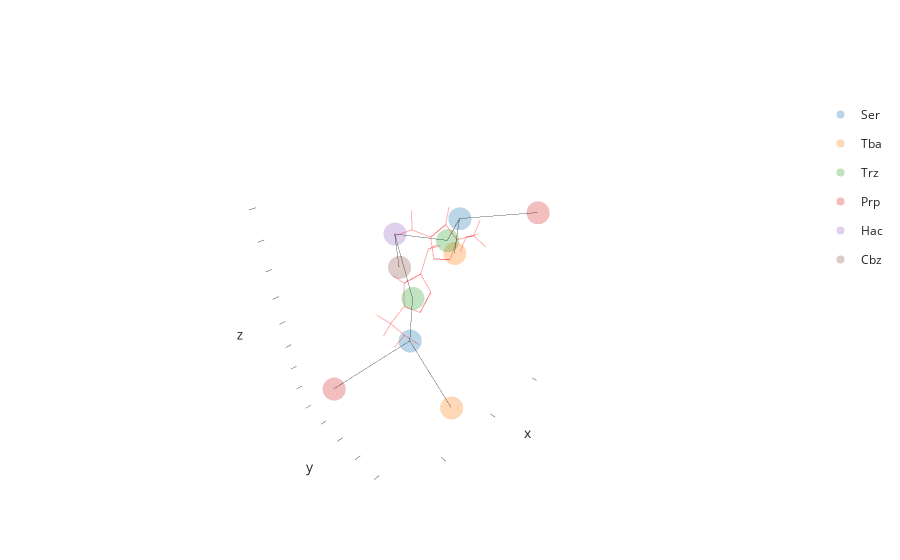

The code cell stored with this chart in its notebook:
### Markdown cell above
### Visualizing Graphs

If you have come across the optimization section, you definitely know that each Molecule can be represented by an `AtomGraph` or a `ResidueGraph`. Both graphs also support the same `show` and `draw` mechanisms, so visualizing them is no different than visualizing the molecule itself. For instance, we can visualize the residue graph representation of the molecule just like this:

### Code cell
# get a residue graph
graph = mol.make_residue_graph()

# make a graph viewer
graph_viewer = graph.draw()

# highlight all bonds that are part of the TRZ residues
for residue in mol.get_residues("TRZ"):
    graph_viewer.draw_edges(*mol.get_bonds(residue), color="red", opacity=0.3, linewidth=2, showlegend=False)

graph_viewer.show()

### Figure 1 — Plotly figure (JSON) as saved in the notebook; plotly's stock layout.template omitted (floating-point values rounded to 4 significant figures)
{"data": [{"customdata": [["('H_SER', 7, ' ')", 7, -1, "A"], ["('H_SER', 2, ' ')", 2, -1, "A"]], "hovertemplate": "element_or_resname=Ser<br>x=%{x}<br>y=%{y}<br>z=%{z}<br>id=%{customdata[0]}<br>serial=%{customdata[1]}<br>parent_serial=%{customdata[2]}<br>parent_id=%{customdata[3]}<extra></extra>", "legendgroup": "Ser", "marker": {"color": "#1F77B4", "opacity": 0.3, "symbol": "circle"}, "mode": "markers", "name": "Ser", "scene": "scene", "showlegend": true, "type": "scatter3d", "x": [-14.48, -6.933], "y": [-9.793, -7.076], "z": [-8.236, -13.62]}, {"customdata": [["('H_TBA', 8, ' ')", 8, -1, "A"], ["('H_TBA', 3, ' ')", 3, -1, "A"]], "hovertemplate": "element_or_resname=Tba<br>x=%{x}<br>y=%{y}<br>z=%{z}<br>id=%{customdata[0]}<br>serial=%{customdata[1]}<br>parent_serial=%{customdata[2]}<br>parent_id=%{customdata[3]}<extra></extra>", "legendgroup": "Tba", "marker": {"color": "#FF7F0E", "opacity": 0.3, "symbol": "circle"}, "mode": "markers", "name": "Tba", "scene": "scene", "showlegend": true, "type": "scatter3d", "x": [-16.81, -8.118], "y": [-12.45, -4.299], "z": [-13.26, -18.97]}, {"customdata": [["('H_TRZ', 4, ' ')", 4, -1, "A"], ["('H_TRZ', 9, ' ')", 9, -1, "A"]], "hovertemplate": "element_or_resname=Trz<br>x=%{x}<br>y=%{y}<br>z=%{z}<br>id=%{customdata[0]}<br>serial=%{customdata[1]}<br>parent_serial=%{customdata[2]}<br>parent_id=%{customdata[3]}<extra></extra>", "legendgroup": "Trz", "marker": {"color": "#2CA02C", "opacity": 0.3, "symbol": "circle"}, "mode": "markers", "name": "Trz", "scene": "scene", "showlegend": true, "type": "scatter3d", "x": [-5.944, -10.23], "y": [-5.423, -6.864], "z": [-8.727, -7.222]}, {"customdata": [["('H_PRP', 1, ' ')", 1, -1, "A"], ["('H_PRP', 6, ' ')", 6, -1, "A"]], "hovertemplate": "element_or_resname=Prp<br>x=%{x}<br>y=%{y}<br>z=%{z}<br>id=%{customdata[0]}<br>serial=%{customdata[1]}<br>parent_serial=%{customdata[2]}<br>parent_id=%{customdata[3]}<extra></extra>", "legendgroup": "Prp", "marker": {"color": "#D62728", "opacity": 0.3, "symbol": "circle"}, "mode": "markers", "name": "Prp", "scene": "scene", "showlegend": true, "type": "scatter3d", "x": [-1.858, -19.05], "y": [-8.961, -6.183], "z": [-15.79, -8.085]}, {"customdata": [["('H_HAC', 5, ' ')", 5, -1, "A"]], "hovertemplate": "element_or_resname=Hac<br>x=%{x}<br>y=%{y}<br>z=%{z}<br>id=%{customdata[0]}<br>serial=%{customdata[1]}<br>parent_serial=%{customdata[2]}<br>parent_id=%{customdata[3]}<extra></extra>", "legendgroup": "Hac", "marker": {"color": "#9467BD", "opacity": 0.3, "symbol": "circle"}, "mode": "markers", "name": "Hac", "scene": "scene", "showlegend": true, "type": "scatter3d", "x": [-5.528], "y": [-6.124], "z": [-4.691]}, {"customdata": [["('H_CBZ', 10, ' ')", 10, -1, "A"]], "hovertemplate": "element_or_resname=Cbz<br>x=%{x}<br>y=%{y}<br>z=%{z}<br>id=%{customdata[0]}<br>serial=%{customdata[1]}<br>parent_serial=%{customdata[2]}<br>parent_id=%{customdata[3]}<extra></extra>", "legendgroup": "Cbz", "marker": {"color": "#8C564B", "opacity": 0.3, "symbol": "circle"}, "mode": "markers", "name": "Cbz", "scene": "scene", "showlegend": true, "type": "scatter3d", "x": [-2.783], "y": [-2.487], "z": [-3.89]}, {"hoverinfo": "skip", "line": {"color": "black", "width": 1}, "mode": "lines", "opacity": 0.6, "showlegend": false, "type": "scatter3d", "x": [-14.48, -16.81], "y": [-9.793, -12.45], "z": [-8.236, -13.26]}, {"hoverinfo": "skip", "line": {"color": "black", "width": 1}, "mode": "lines", "opacity": 0.6, "showlegend": false, "type": "scatter3d", "x": [-14.48, -19.05], "y": [-9.793, -6.183], "z": [-8.236, -8.085]}, {"hoverinfo": "skip", "line": {"color": "black", "width": 1}, "mode": "lines", "opacity": 0.6, "showlegend": false, "type": "scatter3d", "x": [-14.48, -10.23], "y": [-9.793, -6.864], "z": [-8.236, -7.222]}, {"hoverinfo": "skip", "line": {"color": "black", "width": 1}, "mode": "lines", "opacity": 0.6, "showlegend": false, "type": "scatter3d", "x": [-6.933, -5.944], "y": [-7.076, -5.423], "z": [-13.62, -8.727]}, {"hoverinfo": "skip", "line": {"color": "black", "width": 1}, "mode": "lines", "opacity": 0.6, "showlegend": false, "type": "scatter3d", "x": [-6.933, -1.858], "y": [-7.076, -8.961], "z": [-13.62, -15.79]}, {"hoverinfo": "skip", "line": {"color": "black", "width": 1}, "mode": "lines", "opacity": 0.6, "showlegend": false, "type": "scatter3d", "x": [-6.933, -8.118], "y": [-7.076, -4.299], "z": [-13.62, -18.97]}, {"hoverinfo": "skip", "line": {"color": "black", "width": 1}, "mode": "lines", "opacity": 0.6, "showlegend": false, "type": "scatter3d", "x": [-5.944, -5.528], "y": [-5.423, -6.124], "z": [-8.727, -4.691]}, {"hoverinfo": "skip", "line": {"color": "black", "width": 1}, "mode": "lines", "opacity": 0.6, "showlegend": false, "type": "scatter3d", "x": [-5.528, -10.23], "y": [-6.124, -6.864], "z": [-4.691, -7.222]}, {"hoverinfo": "skip", "line": {"color": "black", "width": 1}, "mode": "lines", "opacity": 0.6, "showlegend": false, "type": "scatter3d", "x": [-5.528, -2.783], "y": [-6.124, -2.487], "z": [-4.691, -3.89]}, {"hoverinfo": "skip", "line": {"color": "red", "width": 2}, "mode": "lines", "name": "N4-N4A", "opacity": 0.3, "showlegend": false, "type": "scatter3d", "x": [-5.475, -5.504], "y": [-5.628, -4.313], "z": [-9.174, -8.906]}, {"hoverinfo": "skip", "line": {"color": "red", "width": 2}, "mode": "lines", "name": "N4-C4", "opacity": 0.3, "showlegend": false, "type": "scatter3d", "x": [-5.475, -4.784], "y": [-5.628, -6.127], "z": [-9.174, -10.34]}, {"hoverinfo": "skip", "line": {"color": "red", "width": 2}, "mode": "lines", "name": "N4-C1", "opacity": 0.3, "showlegend": false, "type": "scatter3d", "x": [-5.475, -6.149], "y": [-5.628, -6.347], "z": [-9.174, -8.236]}, {"hoverinfo": "skip", "line": {"color": "red", "width": 2}, "mode": "lines", "name": "N4A-N2", "opacity": 0.3, "showlegend": false, "type": "scatter3d", "x": [-5.504, -6.2], "y": [-4.313, -4.154], "z": [-8.906, -7.785]}, {"hoverinfo": "skip", "line": {"color": "red", "width": 2}, "mode": "lines", "name": "N4A-N2", "opacity": 0.3, "showlegend": false, "type": "scatter3d", "x": [-5.504, -6.2], "y": [-4.313, -4.154], "z": [-8.906, -7.785]}, {"hoverinfo": "skip", "line": {"color": "red", "width": 2}, "mode": "lines", "name": "N2-C2", "opacity": 0.3, "showlegend": false, "type": "scatter3d", "x": [-6.2, -6.602], "y": [-4.154, -5.391], "z": [-7.785, -7.362]}, {"hoverinfo": "skip", "line": {"color": "red", "width": 2}, "mode": "lines", "name": "C4-C5", "opacity": 0.3, "showlegend": false, "type": "scatter3d", "x": [-4.784, -5.586], "y": [-6.127, -5.907], "z": [-10.34, -11.61]}, {"hoverinfo": "skip", "line": {"color": "red", "width": 2}, "mode": "lines", "name": "C4-H41", "opacity": 0.3, "showlegend": false, "type": "scatter3d", "x": [-4.784, -4.594], "y": [-6.127, -7.196], "z": [-10.34, -10.19]}, {"hoverinfo": "skip", "line": {"color": "red", "width": 2}, "mode": "lines", "name": "C4-H42", "opacity": 0.3, "showlegend": false, "type": "scatter3d", "x": [-4.784, -3.816], "y": [-6.127, -5.618], "z": [-10.34, -10.39]}, {"hoverinfo": "skip", "line": {"color": "red", "width": 2}, "mode": "lines", "name": "C1-C2", "opacity": 0.3, "showlegend": false, "type": "scatter3d", "x": [-6.149, -6.602], "y": [-6.347, -5.391], "z": [-8.236, -7.362]}, {"hoverinfo": "skip", "line": {"color": "red", "width": 2}, "mode": "lines", "name": "C1-C2", "opacity": 0.3, "showlegend": false, "type": "scatter3d", "x": [-6.149, -6.602], "y": [-6.347, -5.391], "z": [-8.236, -7.362]}, {"hoverinfo": "skip", "line": {"color": "red", "width": 2}, "mode": "lines", "name": "C1-H1", "opacity": 0.3, "showlegend": false, "type": "scatter3d", "x": [-6.149, -6.244], "y": [-6.347, -7.423], "z": [-8.236, -8.268]}, {"hoverinfo": "skip", "line": {"color": "red", "width": 2}, "mode": "lines", "name": "C2-C3", "opacity": 0.3, "showlegend": false, "type": "scatter3d", "x": [-6.602, -7.396], "y": [-5.391, -5.556], "z": [-7.362, -6.138]}, {"hoverinfo": "skip", "line": {"color": "red", "width": 2}, "mode": "lines", "name": "C5-H52", "opacity": 0.3, "showlegend": false, "type": "scatter3d", "x": [-5.586, -5.044], "y": [-5.907, -6.307], "z": [-11.61, -12.47]}, {"hoverinfo": "skip", "line": {"color": "red", "width": 2}, "mode": "lines", "name": "C5-H53", "opacity": 0.3, "showlegend": false, "type": "scatter3d", "x": [-5.586, -5.768], "y": [-5.907, -4.842], "z": [-11.61, -11.79]}, {"hoverinfo": "skip", "line": {"color": "red", "width": 2}, "mode": "lines", "name": "C3-H31", "opacity": 0.3, "showlegend": false, "type": "scatter3d", "x": [-7.396, -8.458], "y": [-5.556, -5.66], "z": [-6.138, -6.383]}, {"hoverinfo": "skip", "line": {"color": "red", "width": 2}, "mode": "lines", "name": "C3-H33", "opacity": 0.3, "showlegend": false, "type": "scatter3d", "x": [-7.396, -7.285], "y": [-5.556, -4.698], "z": [-6.138, -5.467]}, {"hoverinfo": "skip", "line": {"color": "red", "width": 2}, "mode": "lines", "name": "N4-N4A", "opacity": 0.3, "showlegend": false, "type": "scatter3d", "x": [-10.86, -9.986], "y": [-6.62, -6.364], "z": [-7.316, -8.305]}, {"hoverinfo": "skip", "line": {"color": "red", "width": 2}, "mode": "lines", "name": "N4-C4", "opacity": 0.3, "showlegend": false, "type": "scatter3d", "x": [-10.86, -12.28], "y": [-6.62, -6.48], "z": [-7.316, -7.529]}, {"hoverinfo": "skip", "line": {"color": "red", "width": 2}, "mode": "lines", "name": "N4-C1", "opacity": 0.3, "showlegend": false, "type": "scatter3d", "x": [-10.86, -10.22], "y": [-6.62, -6.998], "z": [-7.316, -6.173]}, {"hoverinfo": "skip", "line": {"color": "red", "width": 2}, "mode": "lines", "name": "N4A-N2", "opacity": 0.3, "showlegend": false, "type": "scatter3d", "x": [-9.986, -8.767], "y": [-6.364, -6.571], "z": [-8.305, -7.82]}, {"hoverinfo": "skip", "line": {"color": "red", "width": 2}, "mode": "lines", "name": "N4A-N2", "opacity": 0.3, "showlegend": false, "type": "scatter3d", "x": [-9.986, -8.767], "y": [-6.364, -6.571], "z": [-8.305, -7.82]}, {"hoverinfo": "skip", "line": {"color": "red", "width": 2}, "mode": "lines", "name": "N2-C2", "opacity": 0.3, "showlegend": false, "type": "scatter3d", "x": [-8.767, -8.894], "y": [-6.571, -6.96], "z": [-7.82, -6.516]}, {"hoverinfo": "skip", "line": {"color": "red", "width": 2}, "mode": "lines", "name": "C4-C5", "opacity": 0.3, "showlegend": false, "type": "scatter3d", "x": [-12.28, -12.85], "y": [-6.48, -7.653], "z": [-7.529, -8.309]}, {"hoverinfo": "skip", "line": {"color": "red", "width": 2}, "mode": "lines", "name": "C4-H41", "opacity": 0.3, "showlegend": false, "type": "scatter3d", "x": [-12.28, -12.76], "y": [-6.48, -6.401], "z": [-7.529, -6.55]}, {"hoverinfo": "skip", "line": {"color": "red", "width": 2}, "mode": "lines", "name": "C4-H42", "opacity": 0.3, "showlegend": false, "type": "scatter3d", "x": [-12.28, -12.44], "y": [-6.48, -5.539], "z": [-7.529, -8.064]}, {"hoverinfo": "skip", "line": {"color": "red", "width": 2}, "mode": "lines", "name": "C1-C2", "opacity": 0.3, "showlegend": false, "type": "scatter3d", "x": [-10.22, -8.894], "y": [-6.998, -6.96], "z": [-6.173, -6.516]}, {"hoverinfo": "skip", "line": {"color": "red", "width": 2}, "mode": "lines", "name": "C1-C2", "opacity": 0.3, "showlegend": false, "type": "scatter3d", "x": [-10.22, -8.894], "y": [-6.998, -6.96], "z": [-6.173, -6.516]}, {"hoverinfo": "skip", "line": {"color": "red", "width": 2}, "mode": "lines", "name": "C1-H1", "opacity": 0.3, "showlegend": false, "type": "scatter3d", "x": [-10.22, -10.74], "y": [-6.998, -7.249], "z": [-6.173, -5.26]}, {"hoverinfo": "skip", "line": {"color": "red", "width": 2}, "mode": "lines", "name": "C2-C3", "opacity": 0.3, "showlegend": false, "type": "scatter3d", "x": [-8.894, -7.716], "y": [-6.96, -7.267], "z": [-6.516, -5.694]}, {"hoverinfo": "skip", "line": {"color": "red", "width": 2}, "mode": "lines", "name": "C5-H52", "opacity": 0.3, "showlegend": false, "type": "scatter3d", "x": [-12.85, -13.93], "y": [-7.653, -7.527], "z": [-8.309, -8.444]}, {"hoverinfo": "skip", "line": {"color": "red", "width": 2}, "mode": "lines", "name": "C5-H53", "opacity": 0.3, "showlegend": false, "type": "scatter3d", "x": [-12.85, -12.39], "y": [-7.653, -7.734], "z": [-8.309, -9.299]}, {"hoverinfo": "skip", "line": {"color": "red", "width": 2}, "mode": "lines", "name": "C3-H32", "opacity": 0.3, "showlegend": false, "type": "scatter3d", "x": [-7.716, -7.137], "y": [-7.267, -8.08], "z": [-5.694, -6.143]}, {"hoverinfo": "skip", "line": {"color": "red", "width": 2}, "mode": "lines", "name": "C3-H33", "opacity": 0.3, "showlegend": false, "type": "scatter3d", "x": [-7.716, -8.001], "y": [-7.267, -7.573], "z": [-5.694, -4.682]}], "layout": {"scene": {"xaxis": {"showgrid": false, "showline": false, "showticklabels": false}, "yaxis": {"showgrid": false, "showline": false, "showticklabels": false}, "zaxis": {"showgrid": false, "showline": false, "showticklabels": false}}}}
